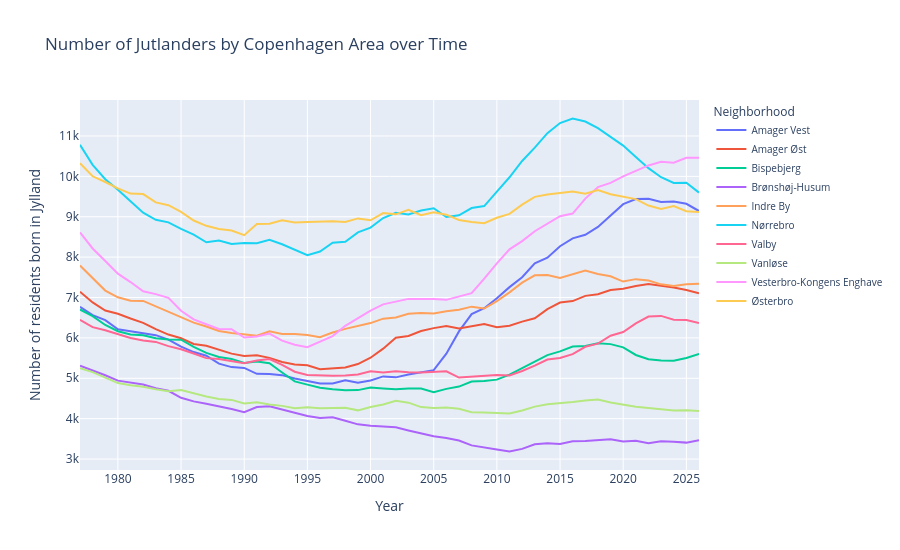

Notebook cell for this chart:
### Markdown cell above
#### 3.2.2
We draw a line plot over time plotly, such that each neiborhoods development is drawn as a colored timeseries line plot.

### Code cell
fig_line = px.line(
    jyl_long,
    x="year",
    y="Residents",
    color="Neighborhood",
    title="Number of Jutlanders by Copenhagen Area over Time",
    labels={"year": "Year", "Residents": "Number of residents born in Jylland"},
    markers=False,
)
fig_line.update_layout(
    height=550,
    xaxis=dict(dtick=5),
    legend=dict(title="Neighborhood", font=dict(size=10)),
    hovermode="x unified",
)
fig_line.show()
fig_line.write_html("htmls/time_plot.html")
